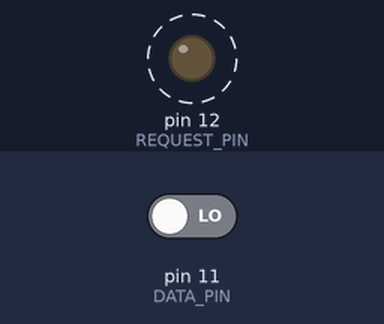
Bench run of a sketch on a simulated Arduino Uno, built with avr-gcc and run on an emulated ATmega328P. Parts: output pins drawn as LEDs (lit = HIGH). Dashed ring = blinking. Inputs (shaded band) come from the test bench; at power-on: pin 11 (DATA_PIN) LOW. What the sketch prints to the serial monitor is not drawn.

Above: at 1.2 s.
1.3 s: pin 11 (DATA_PIN) driven HIGH
4.3 s: pin 11 (DATA_PIN) driven LOW
Timing chart, 0 to 13.3 s (numbered marks = the images above; inputs shaded):
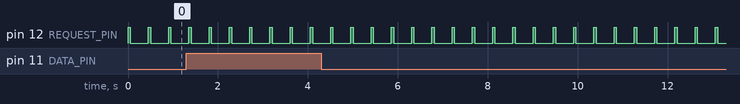

Measured:
- by itself, pin 12 (REQUEST_PIN): alternates HIGH for 0.05 s and LOW for 0.40 s

The sketch:

dataReceiver.ino
```cpp
/* Sensor Information Decoder
 *
 * Robi Jenik
 * 11.15.2023
 */

#include "Bits.h"

const bool DEBUG_MODE = true;  // set to false if Serial output is not wanted

#define Debug(method, ...) \
  if (DEBUG_MODE) { Serial.method(__VA_ARGS__); }


const unsigned long TICK = 100;  // milliseconds per bit
const uint8_t REQUEST_PIN = 12;  // a digital pin to send request pings via
const uint8_t DATA_PIN = 11;     // a digital pin to receive data via

const Bits SENSOR_A_ID = Bits("1010");
const Bits SENSOR_B_ID = Bits("1111");
const Bits SENSOR_C_ID = Bits("0000");

void setup() {
  Debug(begin, 9600);
  Debug(println, "\nDEBUGGING MODE ON");

  pinMode(REQUEST_PIN, OUTPUT);
  pinMode(DATA_PIN, INPUT);
}

// this loop should be a half TICK out of sync w/ Sender
// by design, see pingRequest
void loop() {
  Bits data(0, 4);
  pingRequest();

  for (int i = 0; i < 4; i++) {
    bitWrite(data(), i, digitalRead(DATA_PIN));
    delay(TICK);
  }

  Debug(println, "DATA: " + data.str());

  if (SENSOR_A_ID == data) {
    Debug(println, "A");
  } else if (SENSOR_B_ID == data) {
    Debug(println, "B");
  } else if (SENSOR_C_ID == data) {
    Debug(println, "C");
  } else {
    Debug(println, "Not recognized");
  }
}

// Sends out a half-TICK ping of HIGH down the OUT_PIN
// a half-TICK because otherwise we would miss the entire first bit of data
// since the sender starts transmitting as soon as the pin goes high,
// and we can't read until delay is over. Half tick is chosen arbitrarily,
// since signal length can't be 0 presumably
void pingRequest() {
  digitalWrite(REQUEST_PIN, HIGH);
  delay(TICK / 2);
  digitalWrite(REQUEST_PIN, LOW);
}

#undef Debug  // idk in case you're #include-ing this file somewhere
```

Bits.h
```cpp
/* Bitstr
 *
 * Container for strings of bits
 *
 * Robi Jenik
 * 11.15.2023
 */


#ifndef _BITSTR_
#define _BITSTR_

#include "Arduino.h"

// Max bits stored = 1 long long = 8 bytes = 64 bits.
// Bits indexed right to left with respect to binary literals:
// 0b0011 -> {1,1,0,0}
// but left to right with respect to strings
// "1100" -> {1,1,0,0}
struct Bits {
  uint8_t size;
  unsigned long long bits;

  // synonym of Bits.bits
  unsigned long long &operator()() {
    return bits;
  }

  // access a specific bit, bits indexed right to left
  // with respect to binary literals: 0b0011 -> {1,1,0,0}
  bool operator[](uint8_t index) const {
    return bitRead(bits, index);
  }

  bool operator==(const Bits &rhs) const {
    return size == rhs.size and bits == rhs.bits;
  }

  // default constructor
  Bits() {
    bits = 0;
    size = 0;
  }

  // note that string parsed left to right "1100" -> 0b0011
  Bits(String str) {
    bits = 0;
    size = str.length();
    for (uint8_t i = 0; i < size; i++) {
      bitWrite(bits, i, str[i] - '0');
    }
  }

  // note that bits are indexed right to left
  // with respect to binary literals: 0b0011 -> {1,1,0,0}
  Bits(unsigned long long data, uint8_t length) {
    bits = data;
    size = length;
  }

  // to string; e.g. 0b0011 -> "1100"
  String str() const {
    String s;

    for (uint8_t i = 0; i < size; i++) {
      s += (char)(bitRead(bits, i) + '0');  // convert 0 or 1 to '0' or '1'
    }
    return s;
  }
};

#endif
```
